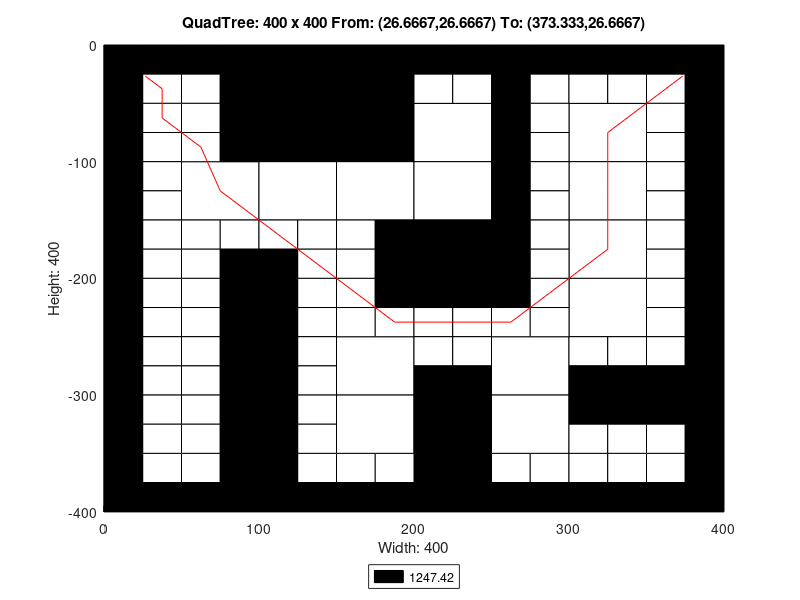

Here is the MATLAB script that generated this plot:
axis([0 400 -400 0]);
title('QuadTree: 400 x 400 From: (26.6667,26.6667) To: (373.333,26.6667)');
xlabel('Width: 400');
ylabel('Height: 400');
rectangle('Position',[100 -100 100 100], 'FaceColor',[0 0 0]);
rectangle('Position',[50 -150 50 50], 'FaceColor',[1 1 1]);
rectangle('Position',[100 -150 50 50], 'FaceColor',[1 1 1]);
rectangle('Position',[150 -150 50 50], 'FaceColor',[1 1 1]);
rectangle('Position',[200 -100 50 50], 'FaceColor',[1 1 1]);
rectangle('Position',[300 -100 50 50], 'FaceColor',[1 1 1]);
rectangle('Position',[200 -150 50 50], 'FaceColor',[1 1 1]);
rectangle('Position',[200 -200 50 50], 'FaceColor',[0 0 0]);
rectangle('Position',[300 -150 50 50], 'FaceColor',[1 1 1]);
rectangle('Position',[300 -200 50 50], 'FaceColor',[1 1 1]);
rectangle('Position',[150 -300 50 50], 'FaceColor',[1 1 1]);
rectangle('Position',[150 -350 50 50], 'FaceColor',[1 1 1]);
rectangle('Position',[250 -300 50 50], 'FaceColor',[1 1 1]);
rectangle('Position',[300 -250 50 50], 'FaceColor',[1 1 1]);
rectangle('Position',[200 -350 50 50], 'FaceColor',[0 0 0]);
rectangle('Position',[250 -350 50 50], 'FaceColor',[1 1 1]);
rectangle('Position',[200 -400 50 50], 'FaceColor',[0 0 0]);
rectangle('Position',[0 -25 25 25], 'FaceColor',[0 0 0]);
rectangle('Position',[25 -25 25 25], 'FaceColor',[0 0 0]);
rectangle('Position',[0 -50 25 25], 'FaceColor',[0 0 0]);
rectangle('Position',[25 -50 25 25], 'FaceColor',[1 1 1]);
rectangle('Position',[50 -25 25 25], 'FaceColor',[0 0 0]);
rectangle('Position',[75 -25 25 25], 'FaceColor',[0 0 0]);
rectangle('Position',[50 -50 25 25], 'FaceColor',[1 1 1]);
rectangle('Position',[75 -50 25 25], 'FaceColor',[0 0 0]);
rectangle('Position',[0 -75 25 25], 'FaceColor',[0 0 0]);
rectangle('Position',[25 -75 25 25], 'FaceColor',[1 1 1]);
rectangle('Position',[0 -100 25 25], 'FaceColor',[0 0 0]);
rectangle('Position',[25 -100 25 25], 'FaceColor',[1 1 1]);
rectangle('Position',[50 -75 25 25], 'FaceColor',[1 1 1]);
rectangle('Position',[75 -75 25 25], 'FaceColor',[0 0 0]);
rectangle('Position',[50 -100 25 25], 'FaceColor',[1 1 1]);
rectangle('Position',[75 -100 25 25], 'FaceColor',[0 0 0]);
rectangle('Position',[0 -125 25 25], 'FaceColor',[0 0 0]);
rectangle('Position',[25 -125 25 25], 'FaceColor',[1 1 1]);
rectangle('Position',[0 -150 25 25], 'FaceColor',[0 0 0]);
rectangle('Position',[25 -150 25 25], 'FaceColor',[1 1 1]);
rectangle('Position',[0 -175 25 25], 'FaceColor',[0 0 0]);
rectangle('Position',[25 -175 25 25], 'FaceColor',[1 1 1]);
rectangle('Position',[0 -200 25 25], 'FaceColor',[0 0 0]);
rectangle('Position',[25 -200 25 25], 'FaceColor',[1 1 1]);
rectangle('Position',[50 -175 25 25], 'FaceColor',[1 1 1]);
rectangle('Position',[75 -175 25 25], 'FaceColor',[1 1 1]);
rectangle('Position',[50 -200 25 25], 'FaceColor',[1 1 1]);
rectangle('Position',[75 -200 25 25], 'FaceColor',[0 0 0]);
rectangle('Position',[100 -175 25 25], 'FaceColor',[1 1 1]);
rectangle('Position',[125 -175 25 25], 'FaceColor',[1 1 1]);
rectangle('Position',[100 -200 25 25], 'FaceColor',[0 0 0]);
rectangle('Position',[125 -200 25 25], 'FaceColor',[1 1 1]);
rectangle('Position',[150 -175 25 25], 'FaceColor',[1 1 1]);
rectangle('Position',[175 -175 25 25], 'FaceColor',[0 0 0]);
rectangle('Position',[150 -200 25 25], 'FaceColor',[1 1 1]);
rectangle('Position',[175 -200 25 25], 'FaceColor',[0 0 0]);
rectangle('Position',[200 -25 25 25], 'FaceColor',[0 0 0]);
rectangle('Position',[225 -25 25 25], 'FaceColor',[0 0 0]);
rectangle('Position',[200 -50 25 25], 'FaceColor',[1 1 1]);
rectangle('Position',[225 -50 25 25], 'FaceColor',[1 1 1]);
rectangle('Position',[250 -25 25 25], 'FaceColor',[0 0 0]);
rectangle('Position',[275 -25 25 25], 'FaceColor',[0 0 0]);
rectangle('Position',[250 -50 25 25], 'FaceColor',[0 0 0]);
rectangle('Position',[275 -50 25 25], 'FaceColor',[1 1 1]);
rectangle('Position',[250 -75 25 25], 'FaceColor',[0 0 0]);
rectangle('Position',[275 -75 25 25], 'FaceColor',[1 1 1]);
rectangle('Position',[250 -100 25 25], 'FaceColor',[0 0 0]);
rectangle('Position',[275 -100 25 25], 'FaceColor',[1 1 1]);
rectangle('Position',[300 -25 25 25], 'FaceColor',[0 0 0]);
rectangle('Position',[325 -25 25 25], 'FaceColor',[0 0 0]);
rectangle('Position',[300 -50 25 25], 'FaceColor',[1 1 1]);
rectangle('Position',[325 -50 25 25], 'FaceColor',[1 1 1]);
rectangle('Position',[350 -25 25 25], 'FaceColor',[0 0 0]);
rectangle('Position',[375 -25 25 25], 'FaceColor',[0 0 0]);
rectangle('Position',[350 -50 25 25], 'FaceColor',[1 1 1]);
rectangle('Position',[375 -50 25 25], 'FaceColor',[0 0 0]);
rectangle('Position',[350 -75 25 25], 'FaceColor',[1 1 1]);
rectangle('Position',[375 -75 25 25], 'FaceColor',[0 0 0]);
rectangle('Position',[350 -100 25 25], 'FaceColor',[1 1 1]);
rectangle('Position',[375 -100 25 25], 'FaceColor',[0 0 0]);
rectangle('Position',[250 -125 25 25], 'FaceColor',[0 0 0]);
rectangle('Position',[275 -125 25 25], 'FaceColor',[1 1 1]);
rectangle('Position',[250 -150 25 25], 'FaceColor',[0 0 0]);
rectangle('Position',[275 -150 25 25], 'FaceColor',[1 1 1]);
rectangle('Position',[250 -175 25 25], 'FaceColor',[0 0 0]);
rectangle('Position',[275 -175 25 25], 'FaceColor',[1 1 1]);
rectangle('Position',[250 -200 25 25], 'FaceColor',[0 0 0]);
rectangle('Position',[275 -200 25 25], 'FaceColor',[1 1 1]);
rectangle('Position',[350 -125 25 25], 'FaceColor',[1 1 1]);
rectangle('Position',[375 -125 25 25], 'FaceColor',[0 0 0]);
rectangle('Position',[350 -150 25 25], 'FaceColor',[1 1 1]);
rectangle('Position',[375 -150 25 25], 'FaceColor',[0 0 0]);
rectangle('Position',[350 -175 25 25], 'FaceColor',[1 1 1]);
rectangle('Position',[375 -175 25 25], 'FaceColor',[0 0 0]);
rectangle('Position',[350 -200 25 25], 'FaceColor',[1 1 1]);
rectangle('Position',[375 -200 25 25], 'FaceColor',[0 0 0]);
rectangle('Position',[0 -225 25 25], 'FaceColor',[0 0 0]);
rectangle('Position',[25 -225 25 25], 'FaceColor',[1 1 1]);
rectangle('Position',[0 -250 25 25], 'FaceColor',[0 0 0]);
rectangle('Position',[25 -250 25 25], 'FaceColor',[1 1 1]);
rectangle('Position',[50 -225 25 25], 'FaceColor',[1 1 1]);
rectangle('Position',[75 -225 25 25], 'FaceColor',[0 0 0]);
rectangle('Position',[50 -250 25 25], 'FaceColor',[1 1 1]);
rectangle('Position',[75 -250 25 25], 'FaceColor',[0 0 0]);
rectangle('Position',[0 -275 25 25], 'FaceColor',[0 0 0]);
rectangle('Position',[25 -275 25 25], 'FaceColor',[1 1 1]);
rectangle('Position',[0 -300 25 25], 'FaceColor',[0 0 0]);
rectangle('Position',[25 -300 25 25], 'FaceColor',[1 1 1]);
rectangle('Position',[50 -275 25 25], 'FaceColor',[1 1 1]);
rectangle('Position',[75 -275 25 25], 'FaceColor',[0 0 0]);
rectangle('Position',[50 -300 25 25], 'FaceColor',[1 1 1]);
rectangle('Position',[75 -300 25 25], 'FaceColor',[0 0 0]);
rectangle('Position',[100 -225 25 25], 'FaceColor',[0 0 0]);
rectangle('Position',[125 -225 25 25], 'FaceColor',[1 1 1]);
rectangle('Position',[100 -250 25 25], 'FaceColor',[0 0 0]);
rectangle('Position',[125 -250 25 25], 'FaceColor',[1 1 1]);
rectangle('Position',[150 -225 25 25], 'FaceColor',[1 1 1]);
rectangle('Position',[175 -225 25 25], 'FaceColor',[0 0 0]);
rectangle('Position',[150 -250 25 25], 'FaceColor',[1 1 1]);
rectangle('Position',[175 -250 25 25], 'FaceColor',[1 1 1]);
rectangle('Position',[100 -275 25 25], 'FaceColor',[0 0 0]);
rectangle('Position',[125 -275 25 25], 'FaceColor',[1 1 1]);
rectangle('Position',[100 -300 25 25], 'FaceColor',[0 0 0]);
rectangle('Position',[125 -300 25 25], 'FaceColor',[1 1 1]);
rectangle('Position',[0 -325 25 25], 'FaceColor',[0 0 0]);
rectangle('Position',[25 -325 25 25], 'FaceColor',[1 1 1]);
rectangle('Position',[0 -350 25 25], 'FaceColor',[0 0 0]);
rectangle('Position',[25 -350 25 25], 'FaceColor',[1 1 1]);
rectangle('Position',[50 -325 25 25], 'FaceColor',[1 1 1]);
rectangle('Position',[75 -325 25 25], 'FaceColor',[0 0 0]);
rectangle('Position',[50 -350 25 25], 'FaceColor',[1 1 1]);
rectangle('Position',[75 -350 25 25], 'FaceColor',[0 0 0]);
rectangle('Position',[0 -375 25 25], 'FaceColor',[0 0 0]);
rectangle('Position',[25 -375 25 25], 'FaceColor',[1 1 1]);
rectangle('Position',[0 -400 25 25], 'FaceColor',[0 0 0]);
rectangle('Position',[25 -400 25 25], 'FaceColor',[0 0 0]);
rectangle('Position',[50 -375 25 25], 'FaceColor',[1 1 1]);
rectangle('Position',[75 -375 25 25], 'FaceColor',[0 0 0]);
rectangle('Position',[50 -400 25 25], 'FaceColor',[0 0 0]);
rectangle('Position',[75 -400 25 25], 'FaceColor',[0 0 0]);
rectangle('Position',[100 -325 25 25], 'FaceColor',[0 0 0]);
rectangle('Position',[125 -325 25 25], 'FaceColor',[1 1 1]);
rectangle('Position',[100 -350 25 25], 'FaceColor',[0 0 0]);
rectangle('Position',[125 -350 25 25], 'FaceColor',[1 1 1]);
rectangle('Position',[100 -375 25 25], 'FaceColor',[0 0 0]);
rectangle('Position',[125 -375 25 25], 'FaceColor',[1 1 1]);
rectangle('Position',[100 -400 25 25], 'FaceColor',[0 0 0]);
rectangle('Position',[125 -400 25 25], 'FaceColor',[0 0 0]);
rectangle('Position',[150 -375 25 25], 'FaceColor',[1 1 1]);
rectangle('Position',[175 -375 25 25], 'FaceColor',[1 1 1]);
rectangle('Position',[150 -400 25 25], 'FaceColor',[0 0 0]);
rectangle('Position',[175 -400 25 25], 'FaceColor',[0 0 0]);
rectangle('Position',[200 -225 25 25], 'FaceColor',[0 0 0]);
rectangle('Position',[225 -225 25 25], 'FaceColor',[0 0 0]);
rectangle('Position',[200 -250 25 25], 'FaceColor',[1 1 1]);
rectangle('Position',[225 -250 25 25], 'FaceColor',[1 1 1]);
rectangle('Position',[250 -225 25 25], 'FaceColor',[0 0 0]);
rectangle('Position',[275 -225 25 25], 'FaceColor',[1 1 1]);
rectangle('Position',[250 -250 25 25], 'FaceColor',[1 1 1]);
rectangle('Position',[275 -250 25 25], 'FaceColor',[1 1 1]);
rectangle('Position',[200 -275 25 25], 'FaceColor',[1 1 1]);
rectangle('Position',[225 -275 25 25], 'FaceColor',[1 1 1]);
rectangle('Position',[200 -300 25 25], 'FaceColor',[0 0 0]);
rectangle('Position',[225 -300 25 25], 'FaceColor',[0 0 0]);
rectangle('Position',[350 -225 25 25], 'FaceColor',[1 1 1]);
rectangle('Position',[375 -225 25 25], 'FaceColor',[0 0 0]);
rectangle('Position',[350 -250 25 25], 'FaceColor',[1 1 1]);
rectangle('Position',[375 -250 25 25], 'FaceColor',[0 0 0]);
rectangle('Position',[300 -275 25 25], 'FaceColor',[1 1 1]);
rectangle('Position',[325 -275 25 25], 'FaceColor',[1 1 1]);
rectangle('Position',[300 -300 25 25], 'FaceColor',[0 0 0]);
rectangle('Position',[325 -300 25 25], 'FaceColor',[0 0 0]);
rectangle('Position',[350 -275 25 25], 'FaceColor',[1 1 1]);
rectangle('Position',[375 -275 25 25], 'FaceColor',[0 0 0]);
rectangle('Position',[350 -300 25 25], 'FaceColor',[0 0 0]);
rectangle('Position',[375 -300 25 25], 'FaceColor',[0 0 0]);
rectangle('Position',[250 -375 25 25], 'FaceColor',[1 1 1]);
rectangle('Position',[275 -375 25 25], 'FaceColor',[1 1 1]);
rectangle('Position',[250 -400 25 25], 'FaceColor',[0 0 0]);
rectangle('Position',[275 -400 25 25], 'FaceColor',[0 0 0]);
rectangle('Position',[300 -325 25 25], 'FaceColor',[0 0 0]);
rectangle('Position',[325 -325 25 25], 'FaceColor',[0 0 0]);
rectangle('Position',[300 -350 25 25], 'FaceColor',[1 1 1]);
rectangle('Position',[325 -350 25 25], 'FaceColor',[1 1 1]);
rectangle('Position',[350 -325 25 25], 'FaceColor',[0 0 0]);
rectangle('Position',[375 -325 25 25], 'FaceColor',[0 0 0]);
rectangle('Position',[350 -350 25 25], 'FaceColor',[1 1 1]);
rectangle('Position',[375 -350 25 25], 'FaceColor',[0 0 0]);
rectangle('Position',[300 -375 25 25], 'FaceColor',[1 1 1]);
rectangle('Position',[325 -375 25 25], 'FaceColor',[1 1 1]);
rectangle('Position',[300 -400 25 25], 'FaceColor',[0 0 0]);
rectangle('Position',[325 -400 25 25], 'FaceColor',[0 0 0]);
rectangle('Position',[350 -375 25 25], 'FaceColor',[1 1 1]);
rectangle('Position',[375 -375 25 25], 'FaceColor',[0 0 0]);
rectangle('Position',[350 -400 25 25], 'FaceColor',[0 0 0]);
rectangle('Position',[375 -400 25 25], 'FaceColor',[0 0 0]);
X=[373.333,362.5,325,325,325,287.5,262.5,237.5,212.5,187.5,162.5,137.5,112.5,75,62.5,37.5,37.5,26.6667];
Y=[-26.6667,-37.5,-75,-125,-175,-212.5,-237.5,-237.5,-237.5,-237.5,-212.5,-187.5,-162.5,-125,-87.5,-62.5,-37.5,-26.6667];
hold on;
plot(X,Y,'r');
legend('1247.42','Location','southoutside');
